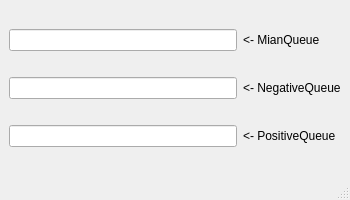
<?xml version="1.0" encoding="UTF-8"?>
<ui version="4.0">
 <class>MainWindow</class>
 <widget class="QMainWindow" name="MainWindow">
  <property name="geometry">
   <rect>
    <x>0</x>
    <y>0</y>
    <width>350</width>
    <height>200</height>
   </rect>
  </property>
  <property name="minimumSize">
   <size>
    <width>325</width>
    <height>200</height>
   </size>
  </property>
  <property name="windowTitle">
   <string>MainWindow</string>
  </property>
  <widget class="QWidget" name="centralwidget">
   <layout class="QGridLayout" name="gridLayout">
    <item row="0" column="0">
     <widget class="QLineEdit" name="main">
      <property name="readOnly">
       <bool>true</bool>
      </property>
     </widget>
    </item>
    <item row="0" column="1">
     <widget class="QLabel" name="label_3">
      <property name="text">
       <string>&lt;- MianQueue</string>
      </property>
     </widget>
    </item>
    <item row="1" column="0">
     <widget class="QLineEdit" name="negative">
      <property name="readOnly">
       <bool>true</bool>
      </property>
     </widget>
    </item>
    <item row="1" column="1">
     <widget class="QLabel" name="label">
      <property name="text">
       <string>&lt;- NegativeQueue</string>
      </property>
     </widget>
    </item>
    <item row="2" column="0">
     <widget class="QLineEdit" name="positive">
      <property name="readOnly">
       <bool>true</bool>
      </property>
     </widget>
    </item>
    <item row="2" column="1">
     <widget class="QLabel" name="label_2">
      <property name="text">
       <string>&lt;- PositiveQueue</string>
      </property>
     </widget>
    </item>
   </layout>
  </widget>
  <widget class="QMenuBar" name="menubar">
   <property name="geometry">
    <rect>
     <x>0</x>
     <y>0</y>
     <width>350</width>
     <height>30</height>
    </rect>
   </property>
  </widget>
  <widget class="QStatusBar" name="statusbar"/>
 </widget>
 <resources/>
 <connections/>
</ui>
